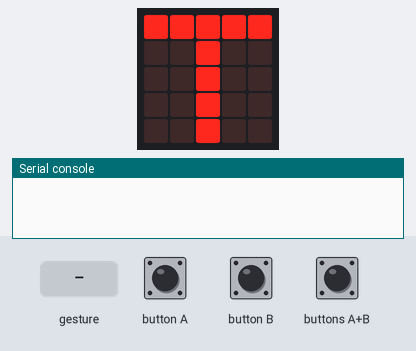
The program below on a simulated BBC micro:bit (MakeCode). On the bench: the board's 5×5 LED display, the last lines printed to the serial console. The inputs (shaded band) are chosen by the test bench. No radio messages arrive unless stated (any console line starting 'radio sent:' is added by the test bench); a tilt is held for 1.5 s and a shake lasts 1 s, then the board lies face up again.

Above: at 1.9 s.
2.0 s: button A pressed for 0.15 s
At 3.1 s:
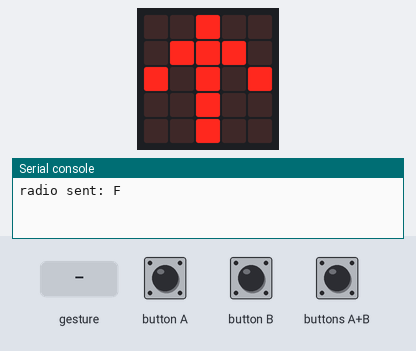
3.6 s: button B pressed for 0.15 s
At 4.3 s:
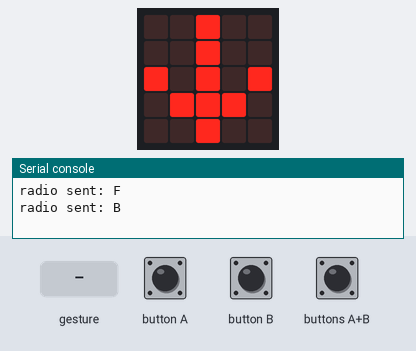
5.2 s: buttons A+B pressed for 0.15 s
At 6.5 s:
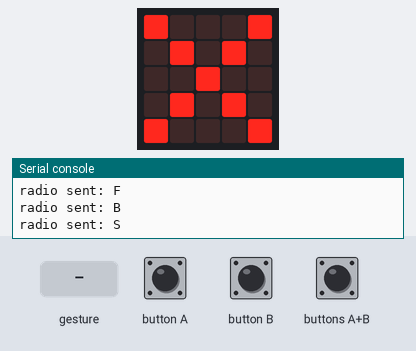
6.8 s: gesture 'tilt left'
At 7.3 s:
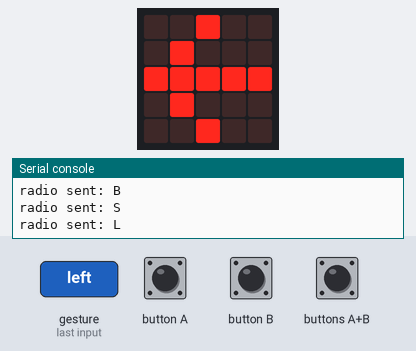
8.4 s: gesture 'tilt right'
At 9.6 s:
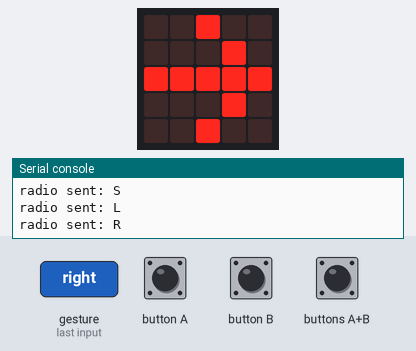
9.9 s: buttons A+B pressed for 1 s
At 11.6 s:
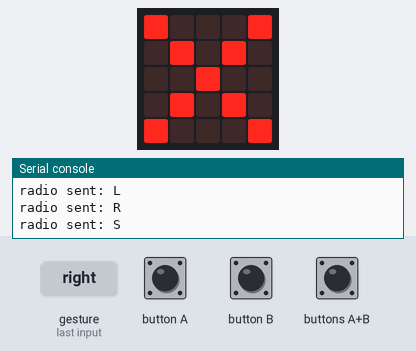
Timing chart, 0 to 13.1 s (numbered marks = the images above; inputs shaded):
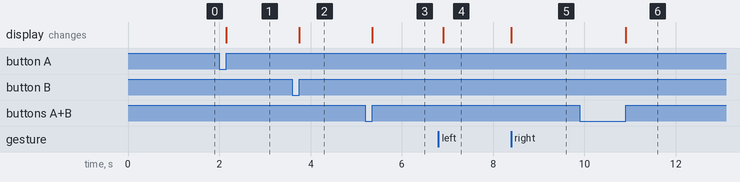

Measured:
- after the input at 2.0 s, the display: changes after 0.15 s (image 1)
- after the input at 3.6 s, the display: changes after 0.15 s (image 2)
- after the input at 5.2 s, the display: changes after 0.15 s (image 3)
- after the input at 6.8 s, the display: changes after 0.10 s (image 4)
- after the input at 8.4 s, the display: changes at once (image 5)
- after the input at 9.9 s, the display: changes after 1.0 s (image 6)

The program:

main.ts
```typescript
//  EMISSOR - Controle remoto
radio.setGroup(1)
basic.showString("T")
//  Feedback visual inicial
//  Frente - Botão A
input.onButtonPressed(Button.A, function on_button_pressed_a() {
    radio.sendString("F")
    basic.showArrow(ArrowNames.North)
})
//  Ré - Botão B
input.onButtonPressed(Button.B, function on_button_pressed_b() {
    radio.sendString("B")
    basic.showArrow(ArrowNames.South)
})
//  Parar - A + B
input.onButtonPressed(Button.AB, function on_button_pressed_ab() {
    radio.sendString("S")
    basic.showIcon(IconNames.No)
})
//  Esquerda - Inclinar esquerda
input.onGesture(Gesture.TiltLeft, function on_gesture_tilt_left() {
    radio.sendString("L")
    basic.showArrow(ArrowNames.West)
})
//  Direita - Inclinar direita
input.onGesture(Gesture.TiltRight, function on_gesture_tilt_right() {
    radio.sendString("R")
    basic.showArrow(ArrowNames.East)
})
```

test.ts
```typescript
// testes vão aqui; isto não será compilado quando este pacote for usado como uma extensão.
```
